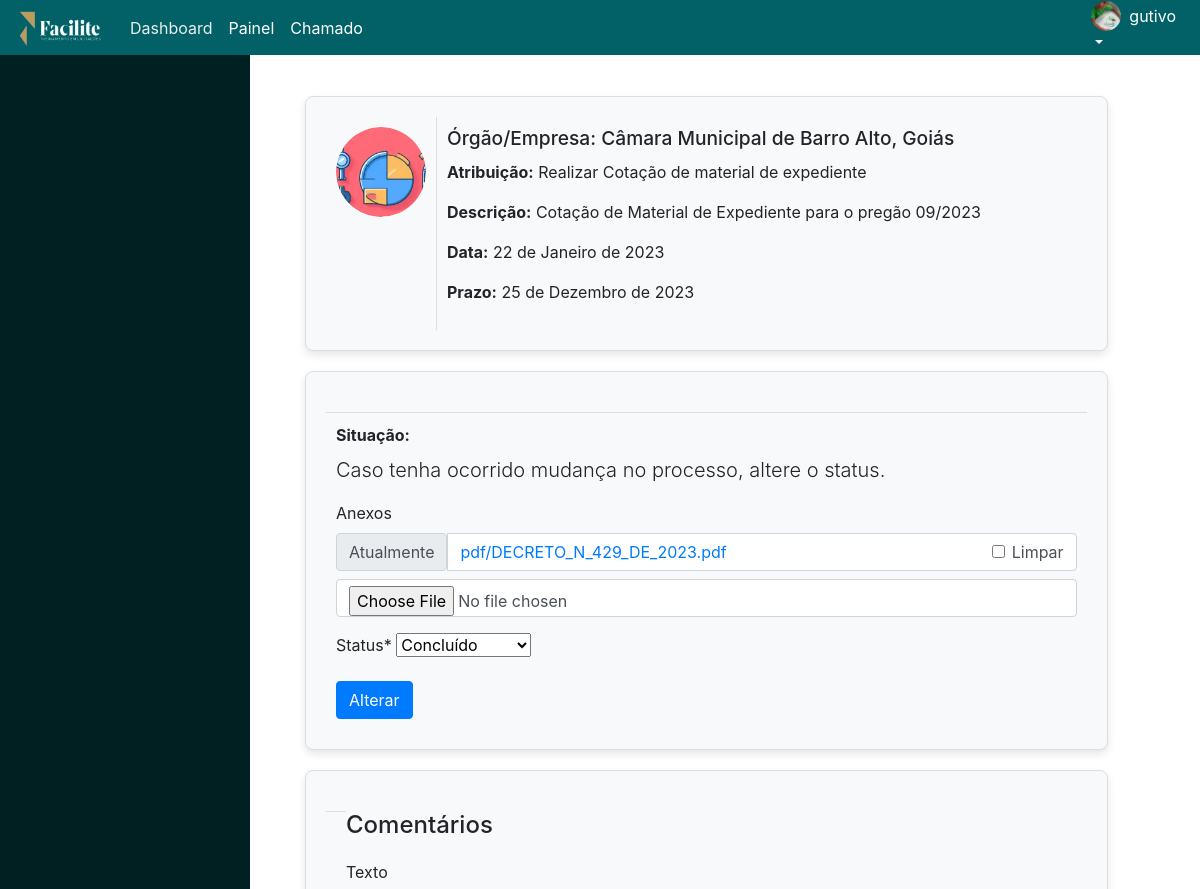
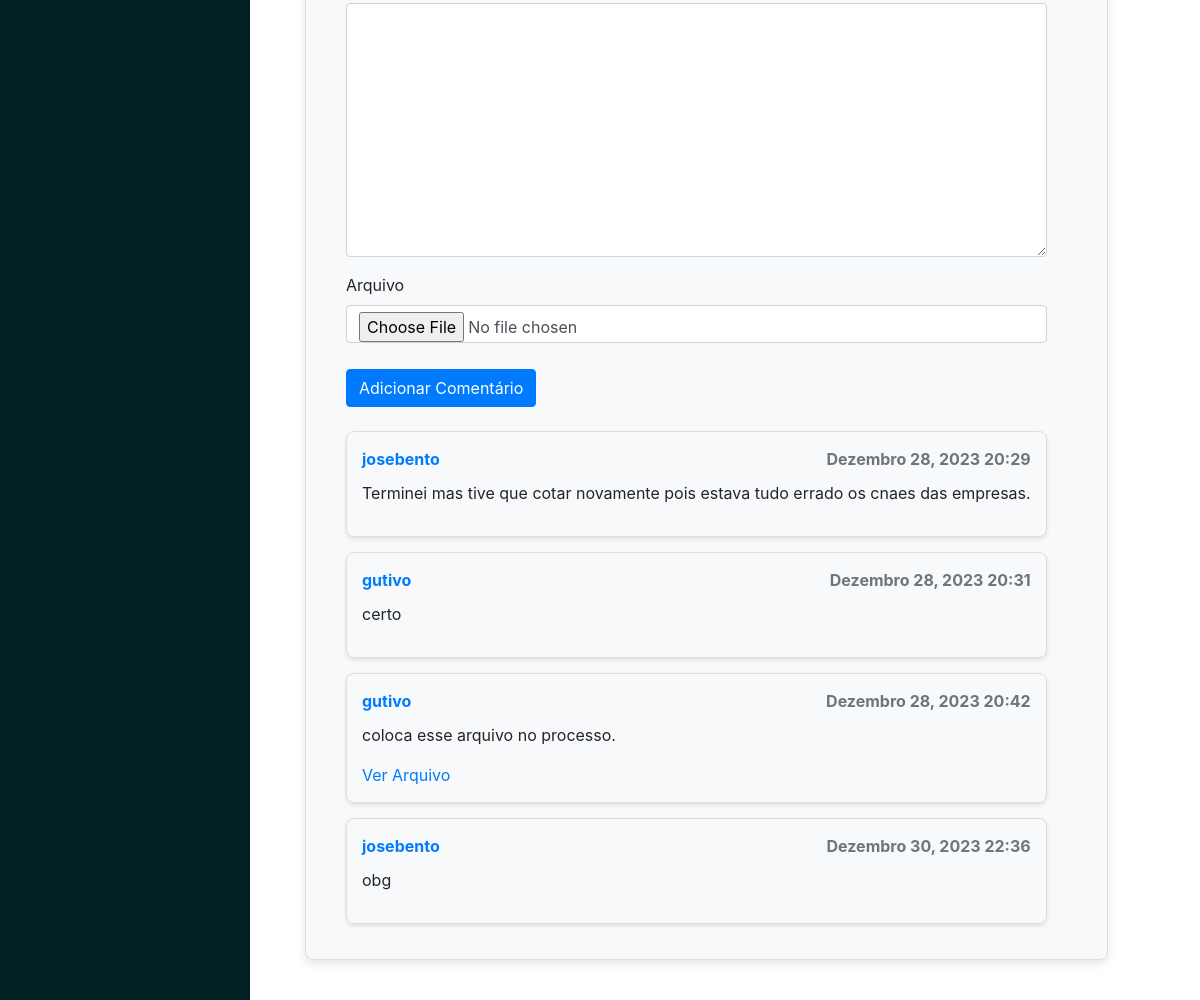
The page /alterar/atividade/1/ (signed in) on the database its author committed (2 pictures, top to bottom).
### cadastros/models.py (models this page shows, shortened)
class Atividade(models.Model):
    STATUS_CHOICES = [
        ('A receber', 'A receber'),
        ('Recebido', 'Recebido'),
        ('Em andamento', 'Em andamento'),
        ('Concluído', 'Concluído'),
        ('Cancelada', 'Cancelada'),
    ]
    numero = models.CharField(max_length=150, verbose_name="Atribuição")
    descricao = models.CharField(max_length=150, verbose_name="Descrição")
    data = models.DateField(verbose_name="Data de Referência", default=datetime.date.today)
    prazo = models.DateField(verbose_name="Prazo Final", default=datetime.date.today)
    colaborador = models.ForeignKey(User, on_delete=models.PROTECT, verbose_name="Colaborador", null=True)
    campo = models.ForeignKey(Campo, on_delete=models.PROTECT, verbose_name="Órgão/Empresa")
    status = models.CharField(max_length=20, choices=STATUS_CHOICES, default='A receber')
    arquivo = models.FileField(upload_to='pdf/',verbose_name="Anexos",blank=True)

class Campo(models.Model):
    nome = models.CharField(max_length=50,verbose_name="Órgão/Empresa")
    descricao = models.CharField(max_length=150,verbose_name="Descrição")
    foto = models.ImageField(upload_to='imagens/')

class Comentario(models.Model):
    atividade = models.ForeignKey(Atividade, on_delete=models.CASCADE)
    autor = models.ForeignKey(User, on_delete=models.CASCADE)
    texto = models.TextField(blank=True)
    arquivo = models.FileField(upload_to='comentarios/', blank=True, null=True)
    data_publicacao = models.DateTimeField(auto_now_add=True)

### cadastros/views.py (the view, shortened to what this page needs)
# urls.py: path('alterar/atividade/<int:pk>/',AtividadeLeitura.as_view(), name ="alterar-atividade"),
class AtividadeLeitura(GroupRequiredMixin, LoginRequiredMixin, UpdateView):
    login_url = reverse_lazy('login')
    group_required = [u"administrador",u"colaborador"]
    model = Atividade
    readonly_fields = ['numero', 'descricao', 'data', 'prazo', 'colaborador', 'campo']
    fields = ['arquivo','status']
    template_name = 'cadastros/formabrir.html'
    success_url = reverse_lazy('listar-atividades')
    def get_context_data(self, **kwargs):
        context = super().get_context_data(**kwargs)
        perfil = get_object_or_404(Perfil, usuario=self.request.user)
        context['foto'] = perfil.foto.url if perfil.foto else ''
        campo_da_atividade_leitura = self.object.campo
        context['fotoorgao'] = campo_da_atividade_leitura.foto.url if campo_da_atividade_leitura.foto else ''
        context['comentario_form'] = ComentarioForm()
        return context

### cadastros/forms.py
class ComentarioForm(forms.ModelForm):
    class Meta:
        model = Comentario
        fields = ['texto', 'arquivo']

### cadastros/templates/cadastros/formabrir.html (shortened to what this page needs)
{% extends 'modelo.html' %}
{% load static %}
{% load crispy_forms_tags %}
{% block sidebar %}
<div class="sidebar">
    <br>
    <br>
</div>
{% endblock %}
{% block conteudo %}
<div class="container">
<div class="atividade-card">
    <div class="coluna-imagem">
        <div style="width: 90px; height: 90px; overflow: hidden; border-radius: 50%;">
            <img src="{{ fotoorgao }}" alt="Logo">
        </div>
    </div>
    <div class="coluna-dados">
        <div>
            <h3 class="titulo">Órgão/Empresa: {{ atividade.campo.nome }}</h3>
        </div>
        <div class="info">
            <p><strong>Atribuição:</strong> {{ atividade.numero }}</p>
            <p><strong>Descrição:</strong> {{ atividade.descricao }}</p>
            <p><strong>Data:</strong> {{ atividade.data }}</p>
            <p><strong>Prazo:</strong> {{ atividade.prazo }}</p>
        </div>
    </div>
</div>
<div class="atividade-card">
    <div class="coluna-dados status-section">
        <p class="info"><strong>Situação:</strong></p>
        <p class="lead">
            Caso tenha ocorrido mudança no processo, altere o status.
        </p>
        <form action="" method="POST">
            {{ form|crispy }}
            <button type="submit" class="btn btn-primary">Alterar</button>
        </form>
    </div>
</div>
        <div class="atividade-card">
            <div class="status-section">
            </div>
            <div class="comentarios-section">
                <h4>Comentários</h4>
                <form method="post" enctype="multipart/form-data" class="comentario-form">
                    {{ comentario_form|crispy }}
                    <button type="submit" class="btn btn-primary">Adicionar Comentário</button>
                </form>
    <br>
                {% for comentario in atividade.comentario_set.all %}
                <div class="comentario-box">
                    <div class="comentario-header">
                        <span class="comentario-autor">{{ comentario.autor.username }}</span>
                        <span class="comentario-data">{{ comentario.data_publicacao|date:"F j, Y H:i" }}</span>
                    </div>
                    <div class="comentario-corpo">
                        <p>{{ comentario.texto }}</p>
                        {% if comentario.arquivo %}
                        <a href="{{ comentario.arquivo.url }}" target="_blank">Ver Arquivo</a>
                        {% endif %}
                    </div>
                </div>
                {% endfor %}
            </div>
        </div>
    </div>
{% endblock %}

### paginas/templates/modelo.html (shortened to what this page needs)
{% load static %}
<!DOCTYPE html>
<html lang="pt-br">
<head>
    <link rel="stylesheet" href="{% static 'css/bootstrap.min.css' %}">
</head>
<body>
{% block menu %}
<nav class="navbar navbar-expand-lg fixed-top" style="height: 55px;">
    <a class="navbar-brand" href="{% url 'inicio' %}">
        <img src="{% static 'img/logofacilite.png' %}" alt="Logo" width="90" height="40">
    </a>
      {% if request.user.is_authenticated %}
    <div class="collapse navbar-collapse justify-content-between" id="navbarNav">
        <ul class="navbar-nav">
            <li class="nav-item active">
                <a class="nav-link" href="{% url 'dash' %}">Dashboard</a>
            </li>
            <li class="nav-item">
                <a class="nav-link" href="{% url 'tarefas' %}">Painel</a>
            </li>
            <li class="nav-item">
                <a class="nav-link" href="{% url 'tarefas' %}">Chamado</a>
            </li>
        </ul>
    <div class="navbar-nav">
        <div class="nav-item dropdown">
            <a class="nav-link dropdown-toggle" href="#" id="navbarDropdown" role="button" data-toggle="dropdown"
                aria-haspopup="true" aria-expanded="false">
                <div style="display: flex; align-items: center;">
                    <div style="width: 30px; height: 30px; overflow: hidden; border-radius: 50%;">
                        <img src="{{ foto }}" alt="Logo" width="100%" height="100%" style="object-fit: cover;">
                    </div>
                    <span style="margin-left: 8px;">{{ request.user.username }}</span>
                </div>
            </a>
        </div>
    </div>
 {% endif %}
</nav>
{% endblock %}
    <div class="container-fluid">
        <div class="row">
            {% block sidebar %}
            {% endblock %}
            <div class="conteudo-centralizado">
            {% block conteudo %}{% endblock %}
            </div>
        </div>
    </div>
</body>
</html>

### paginas/templates/modelo.html (style rules this page uses)
body { padding-top: 56px; position: relative; min-height: 100vh; }
.sidebar { height: 100%; width: 250px; position: fixed; z-index: 1; top: 0; left: 0; background-color: #012021; padding-top: 20px; color: white; }
.navbar { background-color: #016166; }
.navbar-brand { color: rgb(242, 248, 140); }
.navbar-nav .nav-link { color: white; }
.navbar-nav .nav-item.active .nav-link { color: rgb(237, 237, 237); }
.conteudo-centralizado { margin-left: 250px; padding: 20px; }

### cadastros/templates/cadastros/formabrir.html (style rules this page uses)
.atividade-card { display: flex; border: 1px solid #ddd; border-radius: 8px; overflow: hidden; margin-bottom: 20px; box-shadow: 0 4px 8px rgba(0, 0, 0, 0.1); transition: box-shadow 0.3s ease-in-out; }
.coluna-imagem { flex: 0 0 90px; border-right: 1px solid #ddd; padding: 10px; }
.coluna-imagem img { border-radius: 50%; width: 100%; height: 100%; object-fit: cover; }
.coluna-dados { flex: 1; padding: 10px; }
.titulo { font-size: 1.2em; margin-bottom: 10px; }
.info { margin-bottom: 8px; }
.status-section { padding: 10px; background-color: #f8f9fa; border-top: 1px solid #ddd; }
.container { margin: 20px; }
.atividade-card { background-color: #f8f9fa; padding: 20px; border-radius: 8px; margin-bottom: 20px; box-shadow: 0 4px 8px rgba(0, 0, 0, 0.1); transition: box-shadow 0.3s ease-in-out; }
.status-section, .comentarios-section { margin-top: 20px; }
.comentario-box { border: 1px solid #ddd; border-radius: 8px; padding: 15px; margin-bottom: 15px; box-shadow: 0 2px 4px rgba(0, 0, 0, 0.1); transition: box-shadow 0.3s ease-in-out; }
.comentario-header { display: flex; justify-content: space-between; font-weight: bold; margin-bottom: 10px; }
.comentario-autor { color: #007bff; }
.comentario-data { color: #6c757d; }
.comentario-corpo { margin-top: 10px; }
.comentario-form { margin-top: 20px; }
.comentario-form button { margin-top: 10px; }

### rows shown on the page
Atividade: campo.nome "Câmara Municipal de Barro Alto, Goiás", numero "Realizar Cotação de material de expediente", descricao "Cotação de Material de Expediente para o pregão 09/2023", data "22 de Janeiro de 2023", prazo "25 de Dezembro de 2023", status "Concluído"
Comentario: autor.username "josebento", data_publicacao "Dezembro 28, 2023 20:29", texto "Terminei mas tive que cotar novamente pois estava tudo errado os cnaes das empresas."
Comentario: autor.username "gutivo", data_publicacao "Dezembro 28, 2023 20:31", texto "certo"
Comentario: autor.username "gutivo", data_publicacao "Dezembro 28, 2023 20:42", texto "coloca esse arquivo no processo."
Comentario: autor.username "josebento", data_publicacao "Dezembro 30, 2023 22:36", texto "obg"

### other values the page prints
{{ request.user.username }} "gutivo"
